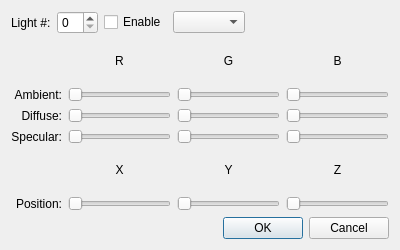
<?xml version="1.0" encoding="UTF-8"?>
<ui version="4.0">
 <class>lightDialog</class>
 <widget class="QDialog" name="lightDialog">
  <property name="windowModality">
   <enum>Qt::WindowModal</enum>
  </property>
  <property name="geometry">
   <rect>
    <x>0</x>
    <y>0</y>
    <width>400</width>
    <height>250</height>
   </rect>
  </property>
  <property name="minimumSize">
   <size>
    <width>400</width>
    <height>250</height>
   </size>
  </property>
  <property name="maximumSize">
   <size>
    <width>400</width>
    <height>250</height>
   </size>
  </property>
  <property name="windowTitle">
   <string>Edit Light Sources</string>
  </property>
  <property name="modal">
   <bool>false</bool>
  </property>
  <layout class="QVBoxLayout" name="verticalLayout">
   <item>
    <layout class="QHBoxLayout" name="horizontalLayout">
     <property name="spacing">
      <number>6</number>
     </property>
     <item>
      <widget class="QLabel" name="label">
       <property name="enabled">
        <bool>true</bool>
       </property>
       <property name="sizePolicy">
        <sizepolicy hsizetype="Minimum" vsizetype="Minimum">
         <horstretch>0</horstretch>
         <verstretch>0</verstretch>
        </sizepolicy>
       </property>
       <property name="text">
        <string>Light #:</string>
       </property>
      </widget>
     </item>
     <item>
      <widget class="QSpinBox" name="lightSpinBox">
       <property name="sizePolicy">
        <sizepolicy hsizetype="Minimum" vsizetype="Maximum">
         <horstretch>0</horstretch>
         <verstretch>0</verstretch>
        </sizepolicy>
       </property>
      </widget>
     </item>
     <item>
      <widget class="QCheckBox" name="lightEnable">
       <property name="text">
        <string>Enable</string>
       </property>
      </widget>
     </item>
     <item>
      <widget class="QComboBox" name="typeComboBox"/>
     </item>
     <item>
      <spacer name="horizontalSpacer">
       <property name="orientation">
        <enum>Qt::Horizontal</enum>
       </property>
       <property name="sizeType">
        <enum>QSizePolicy::Expanding</enum>
       </property>
       <property name="sizeHint" stdset="0">
        <size>
         <width>40</width>
         <height>20</height>
        </size>
       </property>
      </spacer>
     </item>
    </layout>
   </item>
   <item>
    <layout class="QGridLayout" name="gridLayout">
     <item row="1" column="0">
      <widget class="QLabel" name="label_2">
       <property name="text">
        <string>Ambient:</string>
       </property>
       <property name="alignment">
        <set>Qt::AlignRight|Qt::AlignTrailing|Qt::AlignVCenter</set>
       </property>
      </widget>
     </item>
     <item row="2" column="0">
      <widget class="QLabel" name="label_3">
       <property name="text">
        <string>Diffuse:</string>
       </property>
       <property name="alignment">
        <set>Qt::AlignRight|Qt::AlignTrailing|Qt::AlignVCenter</set>
       </property>
      </widget>
     </item>
     <item row="3" column="0">
      <widget class="QLabel" name="label_4">
       <property name="text">
        <string>Specular:</string>
       </property>
       <property name="alignment">
        <set>Qt::AlignRight|Qt::AlignTrailing|Qt::AlignVCenter</set>
       </property>
      </widget>
     </item>
     <item row="0" column="1">
      <widget class="QLabel" name="label_5">
       <property name="layoutDirection">
        <enum>Qt::LeftToRight</enum>
       </property>
       <property name="text">
        <string>R</string>
       </property>
       <property name="alignment">
        <set>Qt::AlignCenter</set>
       </property>
      </widget>
     </item>
     <item row="0" column="2">
      <widget class="QLabel" name="label_6">
       <property name="text">
        <string>G</string>
       </property>
       <property name="alignment">
        <set>Qt::AlignCenter</set>
       </property>
      </widget>
     </item>
     <item row="0" column="3">
      <widget class="QLabel" name="label_7">
       <property name="text">
        <string>B</string>
       </property>
       <property name="alignment">
        <set>Qt::AlignCenter</set>
       </property>
      </widget>
     </item>
     <item row="4" column="1">
      <widget class="QLabel" name="label_8">
       <property name="text">
        <string>X</string>
       </property>
       <property name="alignment">
        <set>Qt::AlignCenter</set>
       </property>
      </widget>
     </item>
     <item row="4" column="2">
      <widget class="QLabel" name="label_9">
       <property name="text">
        <string>Y</string>
       </property>
       <property name="alignment">
        <set>Qt::AlignCenter</set>
       </property>
      </widget>
     </item>
     <item row="4" column="3">
      <widget class="QLabel" name="label_10">
       <property name="text">
        <string>Z</string>
       </property>
       <property name="alignment">
        <set>Qt::AlignCenter</set>
       </property>
      </widget>
     </item>
     <item row="1" column="1">
      <widget class="QSlider" name="ar">
       <property name="maximum">
        <number>100</number>
       </property>
       <property name="sliderPosition">
        <number>0</number>
       </property>
       <property name="tracking">
        <bool>true</bool>
       </property>
       <property name="orientation">
        <enum>Qt::Horizontal</enum>
       </property>
      </widget>
     </item>
     <item row="1" column="2">
      <widget class="QSlider" name="ag">
       <property name="maximum">
        <number>100</number>
       </property>
       <property name="orientation">
        <enum>Qt::Horizontal</enum>
       </property>
      </widget>
     </item>
     <item row="1" column="3">
      <widget class="QSlider" name="ab">
       <property name="maximum">
        <number>100</number>
       </property>
       <property name="orientation">
        <enum>Qt::Horizontal</enum>
       </property>
      </widget>
     </item>
     <item row="2" column="1">
      <widget class="QSlider" name="dr">
       <property name="maximum">
        <number>100</number>
       </property>
       <property name="orientation">
        <enum>Qt::Horizontal</enum>
       </property>
      </widget>
     </item>
     <item row="2" column="2">
      <widget class="QSlider" name="dg">
       <property name="maximum">
        <number>100</number>
       </property>
       <property name="orientation">
        <enum>Qt::Horizontal</enum>
       </property>
      </widget>
     </item>
     <item row="2" column="3">
      <widget class="QSlider" name="db">
       <property name="maximum">
        <number>100</number>
       </property>
       <property name="orientation">
        <enum>Qt::Horizontal</enum>
       </property>
      </widget>
     </item>
     <item row="3" column="1">
      <widget class="QSlider" name="sr">
       <property name="maximum">
        <number>100</number>
       </property>
       <property name="orientation">
        <enum>Qt::Horizontal</enum>
       </property>
      </widget>
     </item>
     <item row="3" column="2">
      <widget class="QSlider" name="sg">
       <property name="maximum">
        <number>100</number>
       </property>
       <property name="orientation">
        <enum>Qt::Horizontal</enum>
       </property>
      </widget>
     </item>
     <item row="3" column="3">
      <widget class="QSlider" name="sb">
       <property name="maximum">
        <number>100</number>
       </property>
       <property name="orientation">
        <enum>Qt::Horizontal</enum>
       </property>
      </widget>
     </item>
     <item row="5" column="0">
      <widget class="QLabel" name="label_11">
       <property name="text">
        <string>Position:</string>
       </property>
       <property name="alignment">
        <set>Qt::AlignRight|Qt::AlignTrailing|Qt::AlignVCenter</set>
       </property>
      </widget>
     </item>
     <item row="5" column="1">
      <widget class="QSlider" name="px">
       <property name="maximum">
        <number>100</number>
       </property>
       <property name="orientation">
        <enum>Qt::Horizontal</enum>
       </property>
      </widget>
     </item>
     <item row="5" column="2">
      <widget class="QSlider" name="py">
       <property name="maximum">
        <number>100</number>
       </property>
       <property name="orientation">
        <enum>Qt::Horizontal</enum>
       </property>
      </widget>
     </item>
     <item row="5" column="3">
      <widget class="QSlider" name="pz">
       <property name="maximum">
        <number>100</number>
       </property>
       <property name="orientation">
        <enum>Qt::Horizontal</enum>
       </property>
      </widget>
     </item>
    </layout>
   </item>
   <item>
    <widget class="QDialogButtonBox" name="buttonBox">
     <property name="orientation">
      <enum>Qt::Horizontal</enum>
     </property>
     <property name="standardButtons">
      <set>QDialogButtonBox::Cancel|QDialogButtonBox::Ok</set>
     </property>
    </widget>
   </item>
  </layout>
 </widget>
 <resources/>
 <connections>
  <connection>
   <sender>buttonBox</sender>
   <signal>accepted()</signal>
   <receiver>lightDialog</receiver>
   <slot>accept()</slot>
   <hints>
    <hint type="sourcelabel">
     <x>248</x>
     <y>254</y>
    </hint>
    <hint type="destinationlabel">
     <x>157</x>
     <y>274</y>
    </hint>
   </hints>
  </connection>
  <connection>
   <sender>buttonBox</sender>
   <signal>rejected()</signal>
   <receiver>lightDialog</receiver>
   <slot>reject()</slot>
   <hints>
    <hint type="sourcelabel">
     <x>316</x>
     <y>260</y>
    </hint>
    <hint type="destinationlabel">
     <x>286</x>
     <y>274</y>
    </hint>
   </hints>
  </connection>
 </connections>
</ui>
